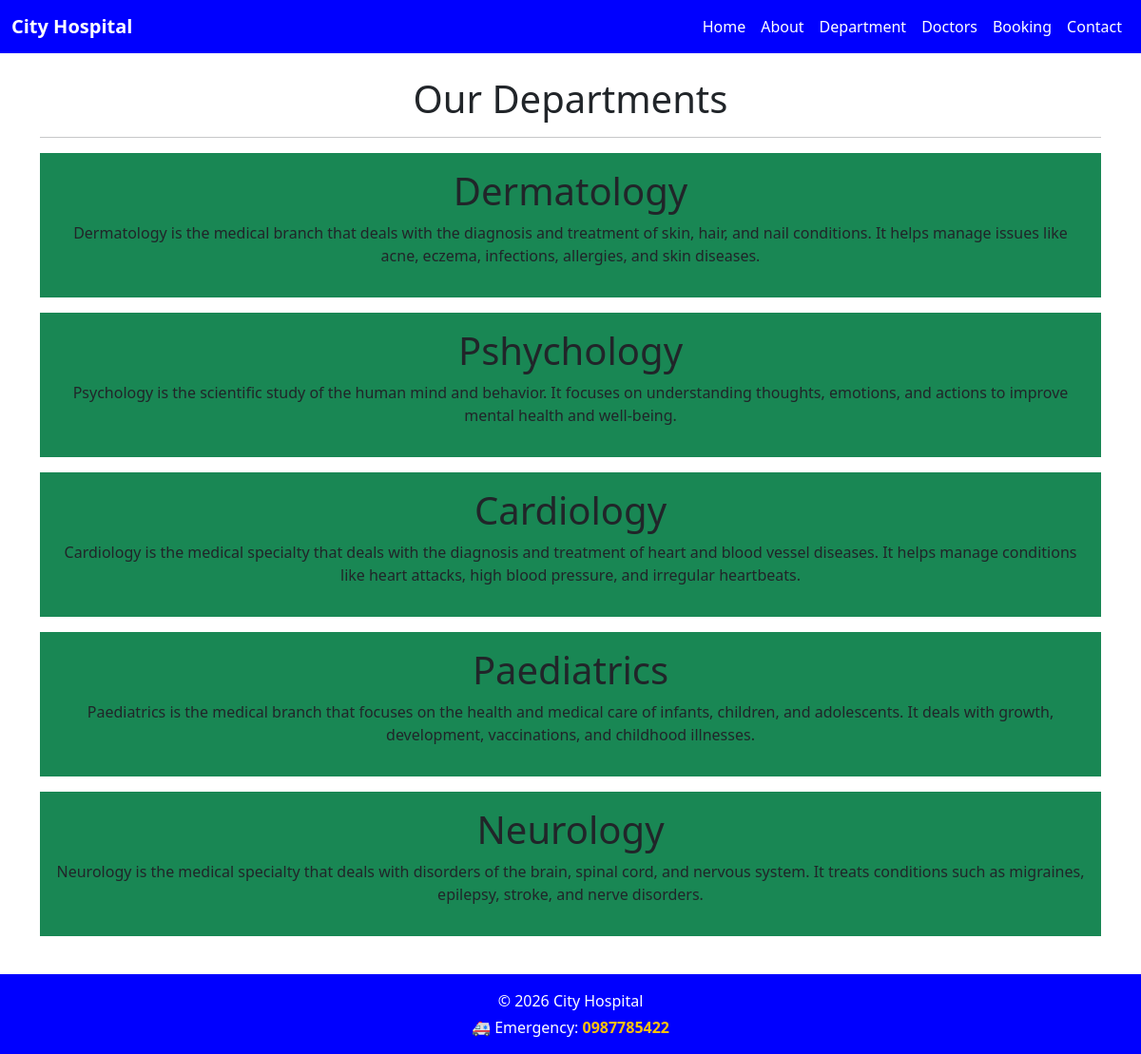
Page /department/ on the committed database.
### home/models.py (models this page shows, shortened)
class Departments(models.Model):
    dep_name = models.CharField(max_length = 100)
    dep_description = models.TextField()

### home/views.py (the view)
# urls.py: path('department/',views.department,name='department') ,
def department(request):
    dict_dept={
        'dept': Departments.objects.all()
    }
    return render(request,'department.html', dict_dept)

### Templates/department.html (shortened to what this page needs)
{% extends 'base.html' %}
{% block content%}
<h1 class='text-center'>Our Departments</h1>
<hr>
{% for d in dept %}
<div class='mx=auto w=50 bg-success text-center p-3 my-3'>
    <h1>{{d.dep_name}}</h1>
    <p>{{d.dep_description}}</p>
</div>
{% endfor%}
{% endblock %}

### rows in the picture
Departments: dep_name "Dermatology", dep_description "Dermatology is the medical branch that deals with the diagnosis and treatment of skin, hair, and nail conditions. It helps manage issues like acne, eczema, infections, allergies, and skin diseases."
Departments: dep_name "Pshychology", dep_description "Psychology is the scientific study of the human mind and behavior. It focuses on understanding thoughts, emotions, and actions to improve mental health and well-being."
Departments: dep_name "Cardiology", dep_description "Cardiology is the medical specialty that deals with the diagnosis and treatment of heart and blood vessel diseases. It helps manage conditions like heart attacks, high blood pressure, and irregular heartbeats."
Departments: dep_name "Paediatrics", dep_description "Paediatrics is the medical branch that focuses on the health and medical care of infants, children, and adolescents. It deals with growth, development, vaccinations, and childhood illnesses."
Departments: dep_name "Neurology", dep_description "Neurology is the medical specialty that deals with disorders of the brain, spinal cord, and nervous system. It treats conditions such as migraines, epilepsy, stroke, and nerve disorders."
